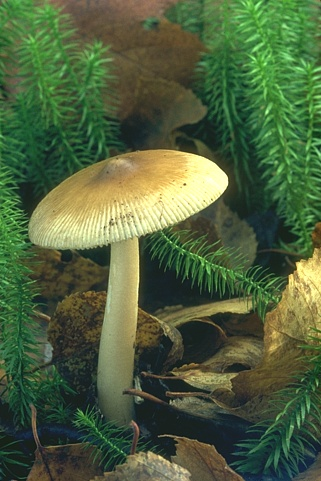
#> input picture Data/208001.jpg, 321 x 481 px
$ python -i 22_07_dip_canny_gradiente.py   (imports and definitions only)   (older library calls are emulated)
#> lines starting #> are read from the running program, lines starting #| are printed output that depends on the picture
# -*- coding: utf-8 -*-
"""22_07_DIP_Canny_Gradiente.ipynb

Automatically generated by Colab.

Original file is located at
    https://colab.research.google.com/drive/1dR4sKF8jnXoHwlpOVQQS4IOA4I00mVKB

# Progetto Gradient Linking
Partendo dal Canny sostituiamo l'ultima fase con il _Gradient Linking_
"""

import numpy as np
import cv2
from matplotlib import pyplot as plt

data_path = ""

"""## Utility per caricamento immagini di test"""

import os


# [9 lines left out: function show_image, not called in this run]

"""## Algoritmi per Canny

### Blur
"""

# Blur

"""### Sobel
Calcola fase e modulo del gradiente
"""

def get_gradient_mag_phase(image):
    # Soblel kernels
    Sx = np.asarray([[-1, 0, 1 ],[-2, 0, 2],[-1, 0, 1]], dtype=float)
    Sy = np.asarray([[1, 2, 1 ],[0, 0, 0,],[-1, -2, -1]], dtype=float)

    Gx = cv2.filter2D(image,cv2.CV_32F,Sx)
    Gy = cv2.filter2D(image,cv2.CV_32F,Sy)
    # Magnitude
    G=np.sqrt(np.square(Gx)+np.square(Gy))
    # Phase
    Theta = np.degrees(np.arctan2(Gy,Gx)).astype(int)
    return G, Theta

"""### Non Maxima Suppression
Elimina edge
"""

# Verisone prof
def non_maxima_suppression(G, Theta):
    angle = np.where(Theta < 0, Theta, Theta+180)
    ## Here I usse lambda functions but you can do in many other ways
    angle = np.vectorize(lambda x: ((int((x+22.5)/45.))*45)%180)(angle)
    edge_candidates=np.zeros(G.shape, dtype=np.uint8)

    for i in range(1,G.shape[0]-1):
        for j in range(1,G.shape[1]-1):
            if angle[i,j] == 0:
                if np.max([G[i,j-1],G[i,j],G[i,j+1]]) == G[i,j]:
                    edge_candidates[i,j] = 1
            elif angle[i,j] == 45:
                if np.max([G[i+1,j-1],G[i,j],G[i-1,j+1]]) == G[i,j]:
                    edge_candidates[i,j] = 1
            elif angle[i,j] == 90:
                if np.max([G[i-1,j],G[i,j],G[i+1,j]]) == G[i,j]:
                    edge_candidates[i,j] = 1
            elif angle[i,j] == 135:
                if np.max([G[i-1,j-1],G[i,j],G[i+1,j+1]]) == G[i,j]:
                    edge_candidates[i,j] = 1

    return edge_candidates

"""NMS in 4 direzioni"""

"""##Canny Edge"""

# Canny Edge
def canny_edge(image):
    #1 Gaussian low pass - remove noise
    blurred = cv2.GaussianBlur(image, (7,7), 0)
    # result=equalizationImgBN(result) #equalizzare l'immagine blur a volte aiuta ad ottenere risultati migliori come nel caso di cityscapes.png
    #2 Gradient estimation
    G, Theta = get_gradient_mag_phase(blurred)
    #3 Non maxima suppresion
    result = non_maxima_suppression(G, Theta)
    return result, Theta, G

"""## Gradient linking

###Discretizzazione Theta
"""

# [23 lines left out: functions descrete_theta, discretize_angle, not called in this run]

"""###Estrazione candidati"""

# [83 lines left out: functions candidate, candidate_8, filtro_candidati, not called in this run]

"""###Filtro candidati non edge"""

# [5 lines left out: function candidati_edge_filtro, not called in this run]

"""### Gradient linking: 4 direzioni"""

#Gradient
# [51 lines left out: function gradient_linking, not called in this run]

"""### Gradient linking: 8 direzioni


"""

#Gradient
# [46 lines left out: function gradient_linking_8, not called in this run]

"""## Funzioni Accessorie

### Equalizzazione immagine
"""

# [28 lines left out: functions equalizationImgBN, f, h, not called in this run]

"""### Istogramma G"""

# [7 lines left out: function thresholds_estimation, not called in this run]

"""### Color label map"""

# Your color map
color_map = [
    #(255, 255, 255),  # Bianco
    (255, 0, 0),      # Rosso
    (0, 255, 0),      # Verde
    (0, 0, 255),      # Blu
    (255, 255, 0),    # Giallo
    (255, 0, 255),    # Magenta
    (0, 255, 255),    # Ciano
    (128, 0, 0),      # Marrone
    (128, 128, 0),    # Oliva
    (0, 128, 0),      # Verde scuro
    #(128, 0, 128)     # Porpora
]

# Function to map labels to colors
# [22 lines left out: functions label_to_color, eval, not called in this run]

"""# Testing
Sezione di testing dell'algoritmo

##Caricamento immagine di test
La funzione

```
image_load("image_name.jpg")
```
collega il drive se necessario e carica l'immagine dalla cartella "/Colab Notebooks/DIP/Data" </br>
Se è necessario cambiare il nome della cartella "Data" si può specificare in questo modo:


```
image_load("image_name.jpg", "nome_cartella")
```
Di default carica l'immagine in bianco e nero. Per colore aggiungere terzo parametro settato su "True".
"""

# Load and Display the Image

#############################
#                           #
#     LEGGI SOPRA !!!!      #
#                           #
#############################

image = None
# [1 line that did not run here, left out]
#image = load_image("lena.png")
#image = load_image("geometria.jpg")
#image = load_image("cerchi.jpg")
# [1 line not run here, left out]

"""##Blur ed equalization
Questo blocco si usa solo per vedere il risultato delle "funzioni accessorie" e del blur che però è già incluso in Canny.

NON USARE PER PASSARE INPUT AD ALGORITMO A/B
"""

# [1 line that did not run here, left out]
# [1 line that did not run here, left out]
# [2 lines not run here, left out]

# [1 line that did not run here, left out]
# [1 line not run here, left out]

"""## Algoritmo A
1. Canny
2. Threshold G > 70
3. Gradient Linking (4 direzioni)

- (22/07/24) Prima versione
- (26/07/24) Threshold G spostata da 110 a 70; Pulizia codice
"""

# [1 line that did not run here, left out]
# [1 line not run here, left out]

# 60-70 sembra essere una soglia migliore
# [1 line that did not run here, left out]
# [1 line not run here, left out]

# [1 line that did not run here, left out]

# [2 lines not run here, left out]

# [1 line that did not run here, left out]
# [1 line not run here, left out]

"""## Algoritmo B
1. Canny
2. Threshold G > 110
3. Gradient Linking (8 direzioni)

- (24/07/24) Prima versione
- (27/07/24) Pulizia codice
"""

# [1 line that did not run here, left out]
# [1 line not run here, left out]

#threshold di G vista con istogramma (metodo in sezione "funzioni utili")
# [1 line that did not run here, left out]
# [1 line not run here, left out]

"""Gradiente in 8 direzioni:

  [0, 30, 45, 60, 90, 120, 135, 150]
"""

# [1 line that did not run here, left out]

# [2 lines not run here, left out]

# [1 line that did not run here, left out]
# [1 line not run here, left out]

>>> import cv2
>>> picture = cv2.imread('Data/208001.jpg')
#> picture is the input picture: shape (481, 321, 3); mean B, G, R 61.9, 97.8, 79.1
>>> result = canny_edge(picture)
#> in canny_edge (call 3), `blurred = cv2.GaussianBlur(image, (7,7), 0)`:
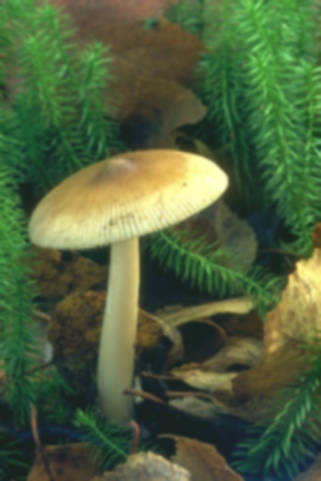
#> blurred: shape (481, 321, 3); mean B, G, R 61.9, 97.8, 79.1
#> in get_gradient_mag_phase, `Gx = cv2.filter2D(image,cv2.CV_32F,Sx)`:
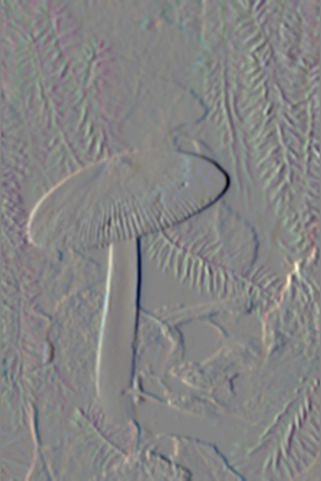
#> Gx: shape (481, 321, 3) float32; mean B, G, R 0.3, 0.5, 0.9; drawn with min black and max white
#> in get_gradient_mag_phase, `Gy = cv2.filter2D(image,cv2.CV_32F,Sy)`:
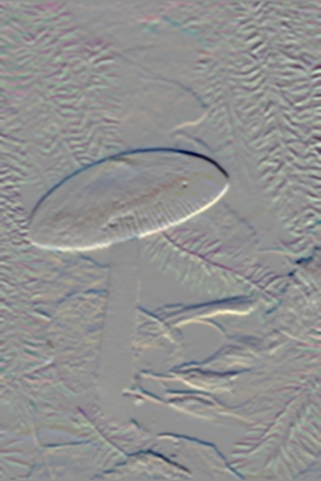
#> Gy: shape (481, 321, 3) float32; mean B, G, R 0.1, 0.7, 0.4; drawn with min black and max white
#> in get_gradient_mag_phase, `G=np.sqrt(np.square(Gx)+np.square(Gy))`:
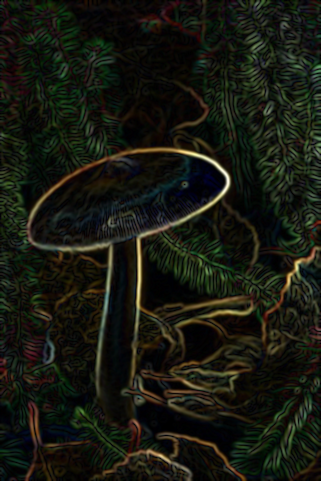
#> G: shape (481, 321, 3) float32; mean B, G, R 25.5, 38.8, 36.4; drawn with min black and max white
#> in get_gradient_mag_phase, `Theta = np.degrees(np.arctan2(Gy,Gx)).astype(int)`:
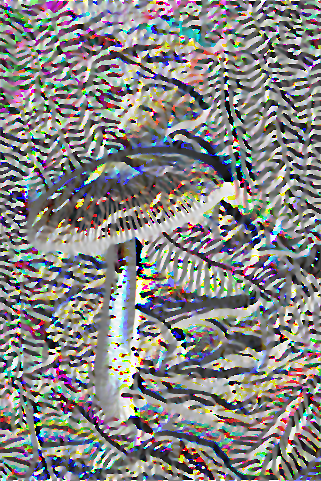
#> Theta: shape (481, 321, 3) int64; mean B, G, R 7, 8.5, 10; drawn with min black and max white
#> in non_maxima_suppression, `angle = np.where(Theta < 0, Theta, Theta+180)`:
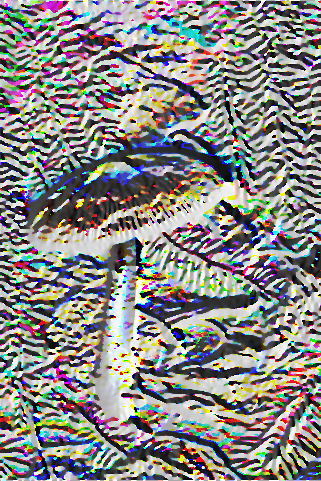
#> angle: shape (481, 321, 3) int64; mean B, G, R 103, 107.1, 110; drawn with min black and max white
#> in non_maxima_suppression, `angle = np.vectorize(lambda x: ((int((x+22.5)/45.))*45)%180)(angle)`:
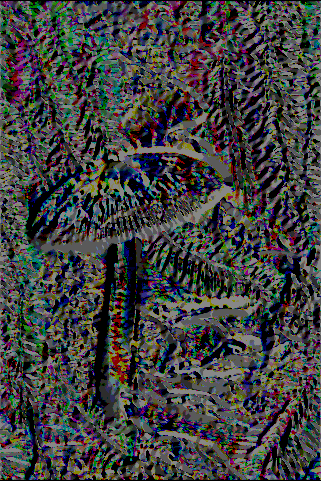
#> angle: shape (481, 321, 3) int64; mean B, G, R 64.5, 64.4, 64.1
#> after the loop in non_maxima_suppression (call 3), `for i in range(1,G.shape[0]-1):`: edge_candidates: shape (481, 321, 3); every value is 0
#> (the run stopped early here; a loop or call above may not have finished)

$ run again, on Data/apartment.png
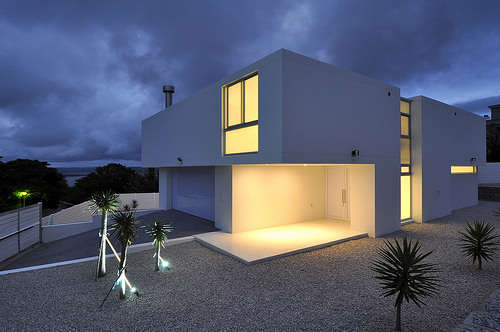
#> input picture Data/apartment.png, 500 x 332 px
#> picture is the input picture: shape (332, 500, 3); mean B, G, R 111.5, 92.6, 87.1
#> in get_gradient_mag_phase, `Theta = np.degrees(np.arctan2(Gy,Gx)).astype(int)`:
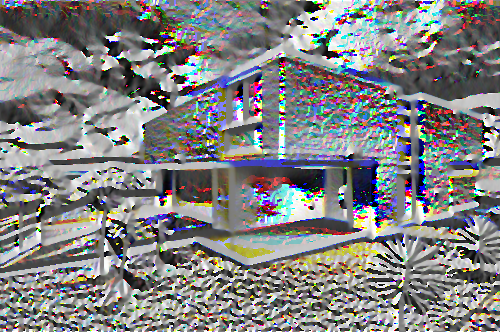
#> Theta: shape (332, 500, 3) int64; mean B, G, R 5.4, 4.8, 4.6; drawn with min black and max white
#> in non_maxima_suppression, `angle = np.vectorize(lambda x: ((int((x+22.5)/45.))*45)%180)(angle)`:
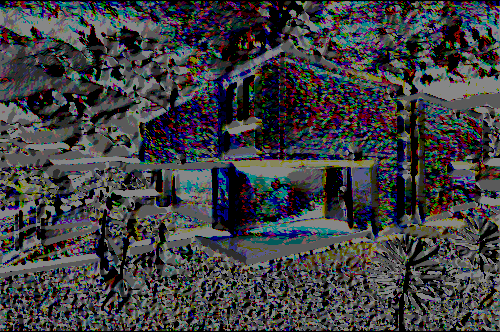
#> angle: shape (332, 500, 3) int64; mean B, G, R 66.4, 63.4, 63.1
